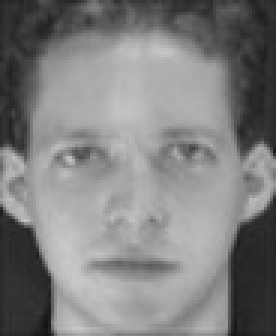
#> input picture Lab03/FaceData/1.pgm, 92 x 112 px (shown 3 times larger); its folder holds 4 pictures in this run
$ jupyter execute --allow-errors SVD.ipynb
#> lines starting #> are read from the running program, lines starting #| are printed output that depends on the picture
[cell 1]
from numpy import *
import numpy as np
import matplotlib.pyplot as plt
from PIL import Image
from sklearn.decomposition import PCA
import glob
def loadIMageSet(data):
#> called with data = '../Lab03/FaceData/*.pgm'
    filenames=glob.glob(data)
    filenames.sort()
    img=[Image.open(fn).convert('L').resize((100,100)) for fn in filenames]
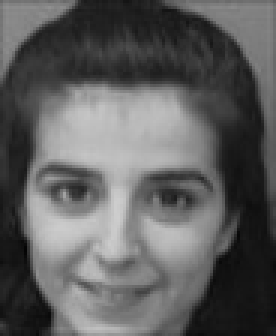
#> input picture Lab03/FaceData/10.pgm, 92 x 112 px (shown 3 times larger)
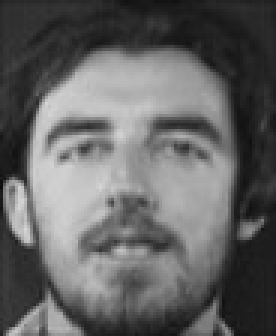
#> input picture Lab03/FaceData/11.pgm, 92 x 112 px (shown 3 times larger)
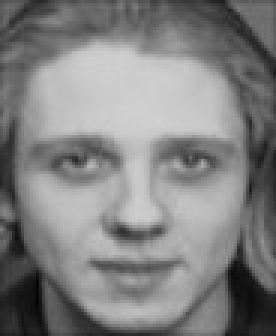
#> input picture Lab03/FaceData/12.pgm, 92 x 112 px (shown 3 times larger)
#> img = 4 items
    face_image = np.asarray([np.array(im) for im in img])
    face_data=np.asarray([np.array(im).flatten() for im in img ])
    return face_data,face_image
def SVD(data_, k):
    '''
    :param data_: 数据路径
    :param k: 主成分个数
    :return: 降维后的特征脸数据,原图数据,均值脸
    '''
    face_data, face_img = loadIMageSet(data_)
    # 均值脸
    face_avg = mean(face_data, 0)
#> face_avg = 10000 values, max 194.8 at index 3349, min 21.75 at index 9985, mean 112.6
    nSample, ndim = face_data.shape
#> nSample = 4; ndim = 10000
    # svd
    u, s, v = np.linalg.svd(face_data)
#> u = [[-0.555, 0.246, -0.214, 0.765], [-0.419, -0.895, -0.139, -0.0555], [-0.454, 0.0827, 0.88, -0.11], [-0.557, 0.362, -0.4, -0.632]]; s = [24425.9, 4544.1, 3763.7, 2670.8]
    # 数据重构

    U = np.zeros((nSample, k))
#> U = [0, 0, 0, 0]
    V = np.zeros((k, ndim))
    S = np.zeros((k, k))
    for i in range(k):
        U[:, i] = u[:, i]
        V[i, :] = v[i, :]
        S[i, i] = s[i]
#> after the loop, S = [24425.9]; U = [-0.555, -0.419, -0.454, -0.557]
    data = np.dot(np.dot(U, S), V)
    return data, face_img, face_avg


def draw():
    fig, axes = plt.subplots(3, 5, figsize=(4, 5) , subplot_kw={"xticks": [], "yticks": []})
                             # 不显示坐标轴
    for i, ax in enumerate(axes.flat):
        V, face_img, face_avg = SVD('../Lab03/FaceData/*.pgm', i+1)
        ax.imshow(V[14, :].reshape(100, 100))
    plt.show()
    return face_avg

#> (the rest of this cell did not finish here and is left out)
